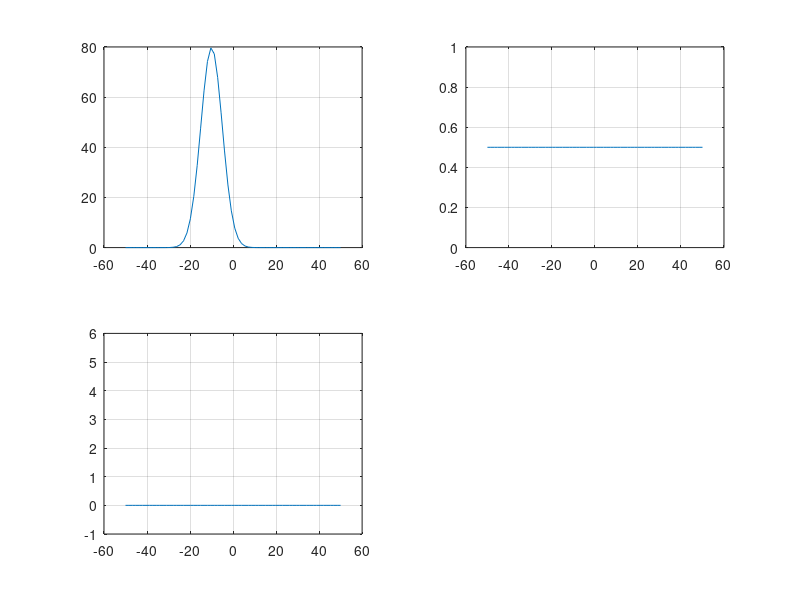

The MATLAB source for this figure: (Note: this script raises an error after producing the figure.)
clear
close all

M = 64;
va = 50;
vv = linspace(-va, va, M);
S1 = 10 ^ (30/10);
S2 = 10 ^ (50/10);
K = 100; % Number of spectra
sw1 = 5;
sw2 = 5;
vr1 = -10;
vr2 = 15;
rhv = [0.5 0.98];
zdr = [0 5];
snr = 30;

sim_type = input('Enter simulation type (1: Single peak, 2: Bimodal): ');

Sv1 = S1 / sqrt(2*pi*sw1^2) .* exp(-(vv - vr1).^2 / (2*sw1^2));

if sim_type == 2
    Sv2 = S2 / sqrt(2*pi*sw2^2) .* exp(-(vv - vr2).^2 / (2*sw2^2));
    Sv = Sv1 + Sv2;
    [c, ind] = min(abs(vv - (vr1+vr2) / 2));
    sphv(1:ind) = rhv(1);
    sphv(ind+1: max(size(vv))) = rhv(2);
    szdr(1:ind) = zdr(1);
    szdr(ind+1: max(size(vv)))= zdr(2);
else
    Sv = Sv1;
    sphv = rhv(1) * ones(size(Sv));
    szdr = zdr(1) * ones(size(Sv));
end

figure(1)

subplot(2,2,1)
plot(vv, Sv)
grid on

subplot(2,2,2)
plot(vv, sphv)
grid on
set(gca, 'ylim', [0 1])

subplot(2,2,3)
plot(vv, szdr)
grid on
szdr_linear = 10 .^ (szdr./10);
set(gca, 'ylim', [nanmin(zdr)-1 nanmax(zdr)+1])
[V_h, V_v, ZDR, PHV] = iq_emulate_yu(Sv, sphv, szdr_linear, K);

figure(4)

subplot(1,2,1)
hist(ZDR(:), -10:0.5:10)
xlabel('ZDR (dB)', 'FontSize', 14)

subplot(1,2,2)
hist(PHV(:), 0:0.01:1)
xlabel('Rhohv', 'FontSize',14)

% Compute DPSD
d = hann(M);
% d = rectwin(M);
d_rep = repmat(d, [1 size(V_h,2)]);
mm = repmat((0:M-1)', [1 size(V_h,2)]);
% Calculate DPSD the Original Way prior to bootstrap
DFT_H = fftshift(fft(d_rep .* V_h, M, 1));
DFT_V = fftshift(fft(d_rep .* V_v, M, 1));
% DFT_H = fftshift(sum(d_rep .* iqh .* exp(-j*2*pi*mm), 2));
% DFT_V = fftshift(sum(d_rep .* iqv .* exp(-j*2*pi*mm), 2));
SHF = nanmean(abs(DFT_H) .^ 2 / M, 2);
SVF = nanmean(abs(DFT_V) .^ 2 / M, 2);
SXF = nanmean(DFT_H .* conj(DFT_V) / M, 2);

figure(152)

subplot(2,1,1)
yyaxis left
plot(vv, 10*log10(SHF), '-k', vv, 10*log10(SVF), '-b')
xlabel('V_{r} (m s^{-1})', 'FontSize', 14)
ylabel('S_{H,V}', 'FontSize', 14)
yyaxis right
plot(-vv, 10*log10(SHF ./ SVF), '--k', vv, szdr, '--r')
ylabel('S(Z_{DR}) dB', 'FontSize', 14)

subplot(2,1,2)
yyaxis left
plot(vv, 10*log10(SHF), '-k', vv, 10*log10(SVF), '-b')
xlabel('V_{r} (m s^{-1})', 'FontSize', 14)
yyaxis right
plot(-vv, abs(SXF) ./ sqrt(SHF .* SVF), '--k', vv, sphv, '--r')
ylabel('S(\rho_{HV})', 'FontSize', 14)



